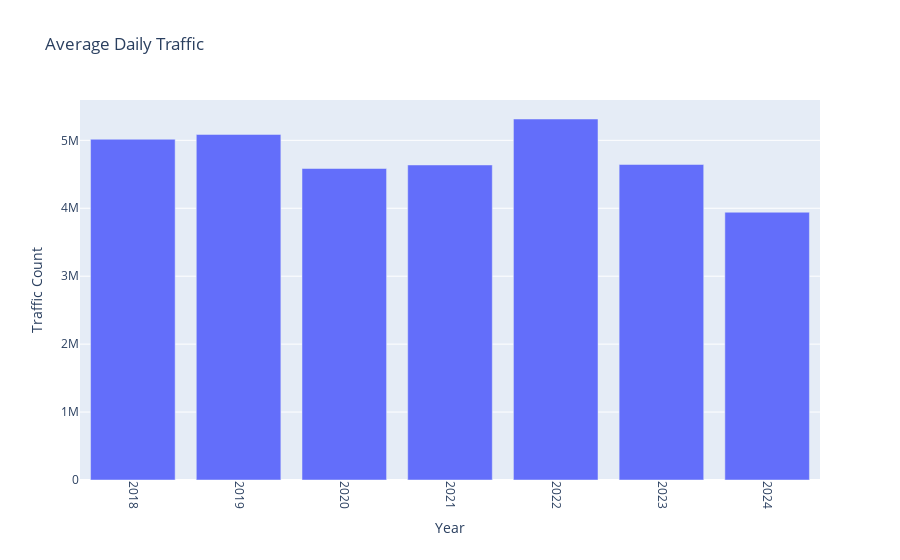

The notebook cell saved with this chart:
### Code cell
average_daily_traffic = agg_daily_traffic_volume.groupby('Year')['Traffic Count'].mean().reset_index()
fig = px.bar(average_daily_traffic, x='Year', y='Traffic Count', 
              title='Average Daily Traffic')
fig.update_layout(
    xaxis=dict(
        tickmode='linear',
        tick0=min(average_daily_traffic['Year']),
        dtick=1,
        tickangle=90
    )
)
fig.show()

### Figure 1 — Plotly figure (JSON) as saved in the notebook; plotly's stock layout.template omitted (floating-point values rounded to 4 significant figures)
{"data": [{"alignmentgroup": "True", "hovertemplate": "Year=%{x}<br>Traffic Count=%{y}<extra></extra>", "legendgroup": "", "marker": {"color": "#636efa", "pattern": {"shape": ""}}, "name": "", "offsetgroup": "", "orientation": "v", "showlegend": false, "textposition": "auto", "type": "bar", "x": [2018, 2019, 2020, 2021, 2022, 2023, 2024], "xaxis": "x", "y": [5016000.0, 5087000.0, 4585000.0, 4638000.0, 5314000.0, 4644000.0, 3942000.0], "yaxis": "y"}], "layout": {"barmode": "relative", "legend": {"tracegroupgap": 0}, "title": {"text": "Average Daily Traffic"}, "xaxis": {"anchor": "y", "domain": [0, 1], "dtick": 1, "tick0": 2018, "tickangle": 90, "tickmode": "linear", "title": {"text": "Year"}}, "yaxis": {"anchor": "x", "domain": [0, 1], "title": {"text": "Traffic Count"}}}}
